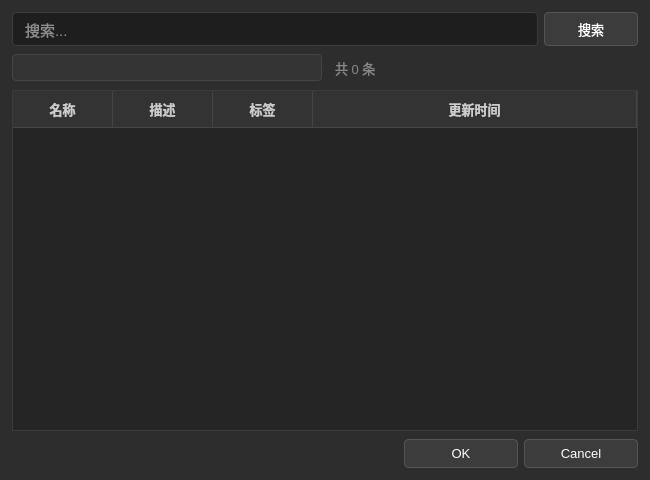
<?xml version="1.0" encoding="UTF-8"?>
<ui version="4.0">
 <class>LogicLoadDialog</class>
 <widget class="QDialog" name="LogicLoadDialog">
  <property name="geometry">
   <rect>
    <x>0</x>
    <y>0</y>
    <width>650</width>
    <height>480</height>
   </rect>
  </property>
  <property name="windowTitle">
   <string>从数据库加载</string>
  </property>
  <property name="styleSheet">
   <string notr="true">QDialog#LogicLoadDialog {
    background-color: #2D2D2D;
}</string>
  </property>
  <layout class="QVBoxLayout" name="verticalLayout">
   <property name="spacing">
    <number>8</number>
   </property>
   <property name="leftMargin">
    <number>12</number>
   </property>
   <property name="topMargin">
    <number>12</number>
   </property>
   <property name="rightMargin">
    <number>12</number>
   </property>
   <property name="bottomMargin">
    <number>12</number>
   </property>
   <item>
    <layout class="QHBoxLayout" name="search_layout">
     <property name="spacing">
      <number>6</number>
     </property>
     <item>
      <widget class="QLineEdit" name="search_edit">
       <property name="styleSheet">
        <string notr="true">QLineEdit {
    background-color: #1E1E1E;
    color: #FFFFFF;
    border: 1px solid #3C3C3C;
    border-radius: 4px;
    padding: 6px 10px;
    font-size: 11pt;
}
QLineEdit:focus {
    border-color: #569CD6;
}</string>
       </property>
       <property name="placeholderText">
        <string>搜索...</string>
       </property>
      </widget>
     </item>
     <item>
      <widget class="QPushButton" name="search_btn">
       <property name="styleSheet">
        <string notr="true">QPushButton {
    background-color: #3C3C3C;
    color: #FFFFFF;
    border: 1px solid #555555;
    border-radius: 4px;
    padding: 6px 16px;
    font-size: 10pt;
    min-width: 60px;
}
QPushButton:hover {
    background-color: #505050;
}
QPushButton:pressed {
    background-color: #666666;
}</string>
       </property>
       <property name="text">
        <string>搜索</string>
       </property>
      </widget>
     </item>
    </layout>
   </item>
   <item>
    <layout class="QHBoxLayout" name="filter_layout">
     <property name="spacing">
      <number>6</number>
     </property>
     <item>
      <widget class="QComboBox" name="tag_filter">
       <property name="styleSheet">
        <string notr="true">QComboBox {
    background-color: #333333;
    color: #FFFFFF;
    border: 1px solid #454545;
    border-radius: 4px;
    padding: 4px 8px;
    font-size: 10pt;
    min-width: 120px;
}
QComboBox:hover {
    border-color: #569CD6;
}
QComboBox::drop-down {
    border: none;
    width: 24px;
}
QComboBox::down-arrow {
    image: none;
    border: none;
}
QComboBox QAbstractItemView {
    background-color: #2D2D2D;
    color: #FFFFFF;
    border: 1px solid #454545;
    selection-background-color: #094771;
    outline: none;
}</string>
       </property>
      </widget>
     </item>
     <item>
      <widget class="QLabel" name="count_label">
       <property name="text">
        <string>共 0 条</string>
       </property>
       <property name="styleSheet">
        <string notr="true">QLabel {
    color: #888888;
    font-size: 10pt;
    padding: 4px;
}</string>
       </property>
      </widget>
     </item>
    </layout>
   </item>
   <item>
    <widget class="QTableWidget" name="result_table">
     <property name="styleSheet">
      <string notr="true">QTableWidget {
    background-color: #252526;
    color: #FFFFFF;
    border: 1px solid #3C3C3C;
    gridline-color: #3C3C3C;
    font-size: 10pt;
}
QTableWidget::item {
    padding: 6px 8px;
}
QTableWidget::item:selected {
    background-color: #094771;
    color: #FFFFFF;
}
QHeaderView::section {
    background-color: #333333;
    color: #CCCCCC;
    border: none;
    border-bottom: 1px solid #454545;
    border-right: 1px solid #454545;
    padding: 6px 8px;
    font-weight: bold;
    font-size: 10pt;
}</string>
     </property>
     <property name="editTriggers">
      <set>QAbstractItemView::NoEditTriggers</set>
     </property>
     <property name="selectionBehavior">
      <enum>QAbstractItemView::SelectRows</enum>
     </property>
     <property name="selectionMode">
      <enum>QAbstractItemView::SingleSelection</enum>
     </property>
     <property name="sortingEnabled">
      <bool>true</bool>
     </property>
     <property name="alternatingRowColors">
      <bool>false</bool>
     </property>
     <attribute name="horizontalHeaderStretchLastSection">
      <bool>true</bool>
     </attribute>
     <attribute name="horizontalHeaderShowSortIndicator" stdset="0">
      <bool>true</bool>
     </attribute>
     <attribute name="verticalHeaderVisible">
      <bool>false</bool>
     </attribute>
     <column>
      <property name="text">
       <string>名称</string>
      </property>
     </column>
     <column>
      <property name="text">
       <string>描述</string>
      </property>
     </column>
     <column>
      <property name="text">
       <string>标签</string>
      </property>
     </column>
     <column>
      <property name="text">
       <string>更新时间</string>
      </property>
     </column>
    </widget>
   </item>
   <item>
    <widget class="QDialogButtonBox" name="button_box">
     <property name="styleSheet">
      <string notr="true">QDialogButtonBox {
    background-color: transparent;
}
QPushButton {
    background-color: #3C3C3C;
    color: #FFFFFF;
    border: 1px solid #555555;
    border-radius: 4px;
    padding: 6px 16px;
    font-size: 10pt;
    min-width: 80px;
}
QPushButton:hover {
    background-color: #505050;
}
QPushButton:pressed {
    background-color: #666666;
}</string>
     </property>
     <property name="standardButtons">
      <set>QDialogButtonBox::Cancel|QDialogButtonBox::Ok</set>
     </property>
    </widget>
   </item>
  </layout>
 </widget>
 <resources/>
 <connections/>
</ui>
